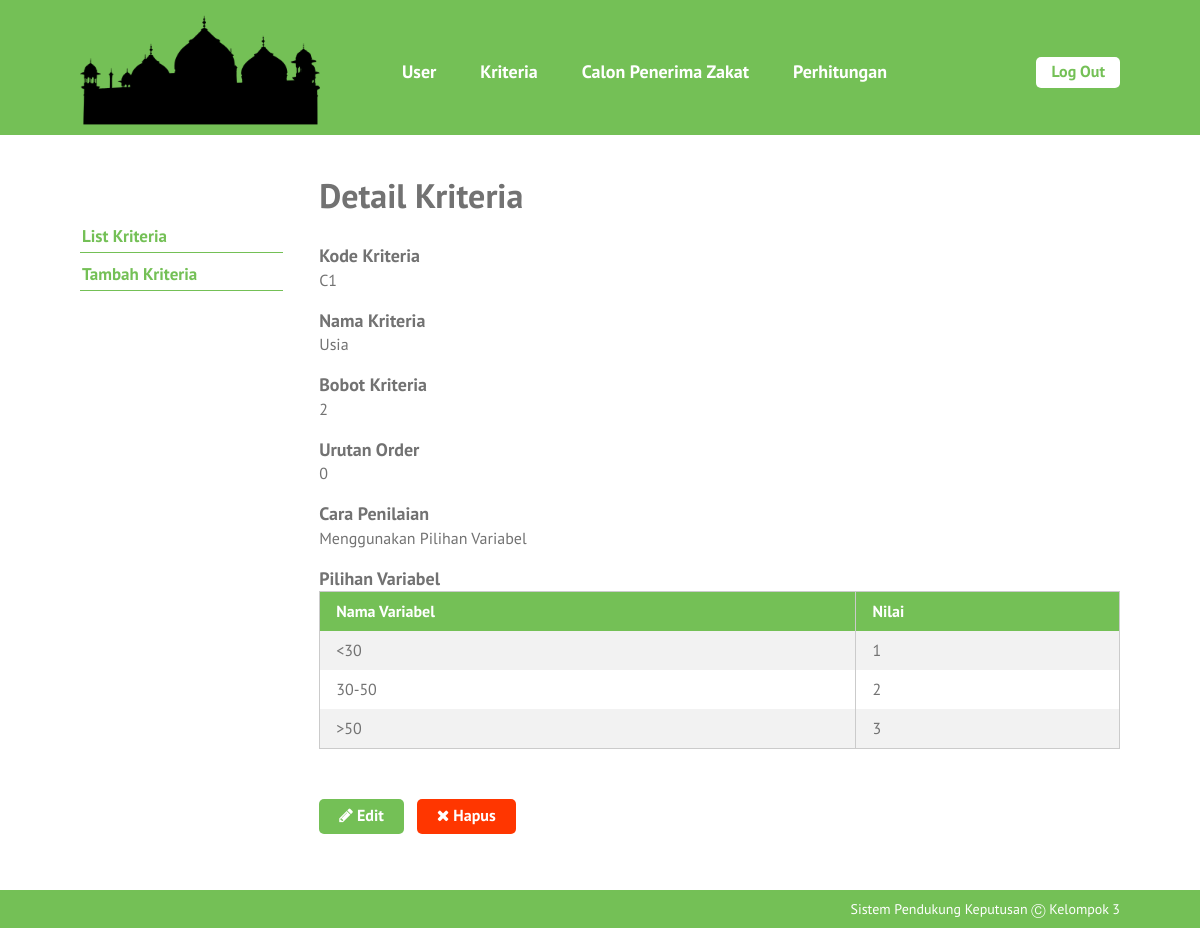
The page /single-kriteria.php?id=25 (signed in) on the database its author committed.
### tables this page shows
CREATE TABLE `kriteria` (
  `id_kriteria` int(10) NOT NULL,
  `kode` varchar(4) NOT NULL,
  `nama_kriteria` varchar(30) NOT NULL,
  `bobot` float NOT NULL,
  `ada_pilihan` tinyint(1) NOT NULL,
  `urutan_order` int(2) NOT NULL
);

CREATE TABLE `pilihan_kriteria` (
  `id_pil_kriteria` int(10) NOT NULL,
  `id_kriteria` int(10) NOT NULL,
  `nama` varchar(30) NOT NULL,
  `nilai` float NOT NULL,
  `urutan_order` int(2) NOT NULL
);

### single-kriteria.php (the view, shortened to what this page needs)
<?php require_once('includes/init.php'); ?>
<?php
$ada_error = false;
$result = '';
$id_kriteria = (isset($_GET['id'])) ? trim($_GET['id']) : '';
if(!$id_kriteria) {
	$ada_error = 'Maaf, data tidak dapat diproses.';
} else {
	$query = $pdo->prepare('SELECT * FROM kriteria WHERE kriteria.id_kriteria = :id_kriteria');
	$query->execute(array('id_kriteria' => $id_kriteria));
	$result = $query->fetch();
}
?>
<?php
$judul_page = 'Detail Kriteria';
require_once('template-parts/header.php');
?>
	<div class="main-content-row">
	<div class="container clearfix">
		<?php include_once('template-parts/sidebar-kriteria.php'); ?>
		<div class="main-content the-content">
			<h1><?php echo $judul_page; ?></h1>
			<?php if($ada_error): ?>
				<?php echo '<p>'.$ada_error.'</p>'; ?>
			<?php elseif(!empty($result)): ?>
				<h4>Kode Kriteria</h4>
				<p><?php echo $result['kode']; ?></p>
				<h4>Nama Kriteria</h4>
				<p><?php echo $result['nama_kriteria']; ?></p>
				<h4>Bobot Kriteria</h4>
				<p><?php echo $result['bobot']; ?></p>
				<h4>Urutan Order</h4>
				<p><?php echo $result['urutan_order']; ?></p>
				<h4>Cara Penilaian</h4>
				<p><?php
				if($result['ada_pilihan'] == 1) {
					echo 'Menggunakan Pilihan Variabel';
				} else {
					echo 'Inputan Langsung';
				}
				?></p>
				<?php if($result['ada_pilihan'] == 1): ?>
					<h4>Pilihan Variabel</h4>
						<table id="pilihan-var" class="pure-table pure-table-striped">
							<thead>
								<tr>
									<th>Nama Variabel</th>
									<th>Nilai</th>
								</tr>
							</thead>
							<tbody>
								<?php
								$query = $pdo->prepare('SELECT * FROM pilihan_kriteria WHERE id_kriteria = :id_kriteria ORDER BY urutan_order ASC');
								$query->execute(array(
									'id_kriteria' => $result['id_kriteria']
								));
								$query->setFetchMode(PDO::FETCH_ASSOC);
								if($query->rowCount() > 0): while($hasile = $query->fetch()):
								?>
									<tr>
										<td><?php echo $hasile['nama']; ?></td>
										<td><?php echo $hasile['nilai']; ?></td>
									</tr>
								<?php endwhile; endif;?>
							</tbody>
						</table>
				<?php endif; ?>
				<p><a href="edit-kriteria.php?id=<?php echo $id_kriteria; ?>" class="button"><span class="fa fa-pencil"></span> Edit</a> &nbsp; <a href="hapus-kriteria.php?id=<?php echo $id_kriteria; ?>" class="button button-red yaqin-hapus"><span class="fa fa-times"></span> Hapus</a></p>
			<?php endif; ?>
		</div>
	</div>
	</div>
<?php
require_once('template-parts/footer.php');

### stylesheets/style.css (style rules this page uses)
html,body,div,span,applet,object,iframe,h1,h2,h3,h4,h5,h6,p,blockquote,pre,a,abbr,acronym,address,big,cite,code,del,dfn,em,img,ins,kbd,q,s,samp,small,strike,strong,sub,sup,tt,var,b,u,i,center,dl,dt,dd,ol,ul,li,fieldset,form,label,legend,table,caption,tbody,tfoot,thead,tr,th,td,article,aside,canvas,details,embed,figure,figcaption,footer,header,hgroup,menu,nav,output,ruby,section,summary,time,mark,audio,video { margin:0;padding:0;border:0;font-size:100%;vertical-align:baseline }
body { line-height:1 }
table { border-collapse:collapse;border-spacing:0 }
*,*:before,*:after { -moz-box-sizing:border-box;-webkit-box-sizing:border-box;box-sizing:border-box }
.clearfix:before,.clearfix:after { content:" ";display:table }
.clear,.clearfix:after { clear:both }
a { color:#74c056;text-decoration:none }
.container { max-width:1100px;margin:0 auto;position:relative;padding:0 30px }
body { background:#74c056;font-family:"PT Sans",sans-serif;color:#727272;font-size:14px;line-height:1.3;font-weight:500 }
h1,h2,h3,h4,h5,h6 { font-weight:300 }
.pure-table { border-collapse:collapse;border-spacing:0;empty-cells:show;border:1px solid #cbcbcb;width:100% }
.pure-table td,.pure-table th { border-left:1px solid #cbcbcb;border-width:0 0 0 1px;font-size:inherit;margin:0;overflow:visible;padding:0.5em 1em }
.pure-table td:first-child,.pure-table th:first-child { border-left-width:0 }
.pure-table thead { background-color:#74c056;color:#fff;text-align:left;vertical-align:bottom }
.pure-table thead th { color:#fff }
.pure-table td { background-color:transparent }
.pure-table-striped tr:nth-child(2n-1) td { background-color:#f2f2f2 }
.the-content { font-size:16px;line-height:1.42857 }
.the-content a { color:#519133 }
.the-content h1,.the-content h2,.the-content h3,.the-content h4,.the-content h5,.the-content h6 { font-weight:700 }
.the-content h1 { font-size:34px;margin:0.8em 0 0.8em;padding:0;line-height:1.2 }
.the-content h4 { font-size:18px;margin:0.8em 0 0 }
.the-content blockquote,.the-content table,.the-content p,.the-content ul,.the-content ol,.the-content dd,.the-content pre,.the-content iframe,.the-content .flxmap-container,.the-content hr { margin-bottom:1em }
.the-content table { margin-bottom:50px }
.the-content>h1:first-child,.the-content>h3:first-child,.the-content>h2:first-child { margin-top:0 }
.fa { display:inline-block;font:normal normal normal 14px/1 FontAwesome;font-size:inherit;text-rendering:auto;-webkit-font-smoothing:antialiased;-moz-osx-font-smoothing:grayscale }
.fa-remove:before,.fa-close:before,.fa-times:before { content:"\f00d" }
.fa-pencil:before { content:"\f040" }
button,a { -webkit-transition:all .2s ease;-moz-transition:all .2s ease;-o-transition:all .2s ease;transition:all 0.2s ease }
.the-content .button,.button { background:#74c056;color:#fff;display:inline-block;font-size:16px;font-weight:700;line-height:1.2;border:0;font-family:inherit;padding:7px 20px 9px;cursor:pointer;border-radius:5px }
.the-content .button-red,.button-red { background:#ff3600 }
.main-content { float:right;width:77%;padding:40px 0 }

### rows shown on the page
kriteria: kode "C1", nama_kriteria "Usia", bobot "2", urutan_order "0"
pilihan_kriteria: nama "<30", nilai "1"
pilihan_kriteria: nama "30-50", nilai "2"
pilihan_kriteria: nama ">50", nilai "3"

### other values the page prints
$judul_page "Detail Kriteria"
